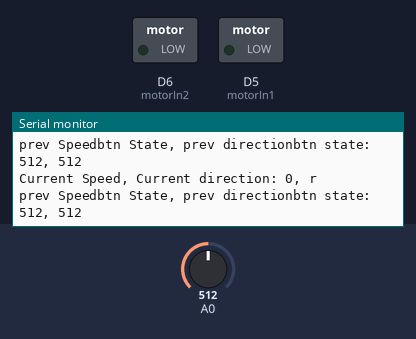
The sketch below on a simulated ESP8266 (NodeMCU). Parts: switched loads named in the sketch (green lamp = pin HIGH), the last lines printed to the serial monitor. The inputs (shaded band) are chosen by the test bench; at power-on: A0 = 512.

Above: at 1.2 s.
1.3 s: A0 set to 981
At 1.34 s:
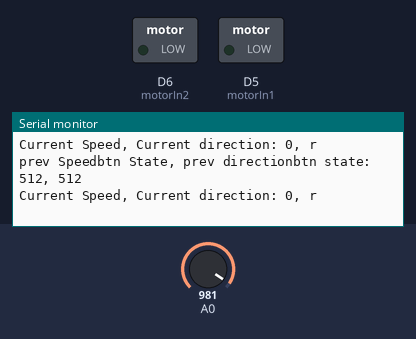
4.3 s: A0 set to 1007
At 4.34 s:
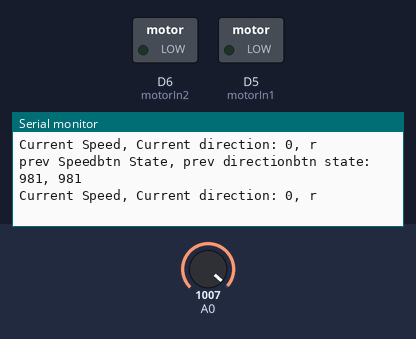
Timing chart, 0 to 7.3 s (numbered marks = the images above; inputs shaded):
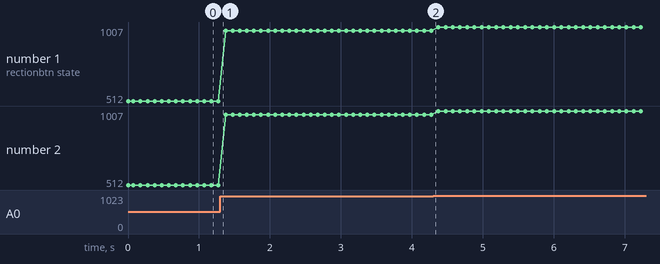

Measured:
- plotted number 1: 512 → 981 after the input at 1.3 s, 981 → 1007 after the input at 4.3 s
- plotted number 2: 512 → 981 after the input at 1.3 s, 981 → 1007 after the input at 4.3 s

The sketch:

Fan_button_code.ino
```cpp
// Ben Davis
// EECE4263 Embedded Systems
// Lab 02 -- Small motorized fan with button adjustment
//9-4-2019

/***************************************/
// system defines

#define motorIn1 D5                 // the one pin of the motor attach to pin 3 on L293D
#define motorIn2 D6                 // the another pin of the motor attach to pin 6 on L293D

const int btnPressed = 1023;        // abstracting the value of a button press for readability

const int directionbtn = D1;
const int speedbtn = D0;
int speedlvl = 0;                   // 0 = off, 1023 = fast, 700 = slow
char directionlvl = 'r';            // 'r' for clockwise, 'l' for counter-clockwise

// variables to help determine if button is pressed/held down .
int speedbtnState = 0;              // current button state
int prevSpeedbtnState = 0;          // last button state

int dirbtnState = 0;                // current button state
int prevDirbtnState = 0;            // last button state
/***************************************/

void setup()
{
  Serial.begin(9600);
  pinMode(motorIn1,OUTPUT); //initialize the motorIn1 pin as output
  pinMode(motorIn2,OUTPUT); //initialize the motorIn2 pin as output
  pinMode(directionbtn, INPUT);
  pinMode(speedbtn, INPUT);
}
/****************************************/

void loop()
{
  speedbtnState = analogRead(speedbtn);
  dirbtnState = analogRead(directionbtn);
  if((speedbtnState == btnPressed) && (dirbtnState == btnPressed)){ // first check to see if both buttons are pressed
    Serial.println("@@@@@@@ Both buttons pressed at the same time! @@@@@@@");
    speedlvl = 0;
    directionlvl = 'r';
  }
  else if((speedbtnState == btnPressed) && (prevSpeedbtnState != speedbtnState)){ // if button is pressed for multiple iterations, only first one matters
    /*Serial.print("Current Button State, Previous button State: ");
    Serial.print(speedbtnState);
    Serial.print(prevSpeedbtnState);
    Serial.println();
    delay(500);*/
    checkSpeedbtn();
    prevSpeedbtnState = speedbtnState;
  }

  else if((dirbtnState == btnPressed) && (prevDirbtnState != dirbtnState)){
    /*Serial.print("Current direction State, Prev dir state: ");
    Serial.print(dirbtnState);
    Serial.print(prevDirbtnState);
    Serial.println();
    delay(500);*/
    changeDirection();
    prevDirbtnState = dirbtnState;
  }


  go(directionlvl, speedlvl);
  Serial.print("Current Speed, Current direction: ");
  Serial.print(speedlvl);
  Serial.print(", ");
  Serial.print(directionlvl);
  Serial.println();
  prevSpeedbtnState = speedbtnState;
  prevDirbtnState = dirbtnState;
  Serial.print("prev Speedbtn State, prev directionbtn state: ");
  Serial.print(prevSpeedbtnState);
  Serial.print(", ");
  Serial.print(prevDirbtnState);
  Serial.println();

}
/****************************************/

//The function to drive motor & rotate clockwise
void clockwise(int Speed){
  analogWrite(motorIn1,Speed); //set the speed of motor
  analogWrite(motorIn2,0); //stop the motorIn2 pin of motor
}

//The function to drive motor & rotate counterclockwise
void counterclockwise(int Speed){
  analogWrite(motorIn1,0); //stop the motorIn1 pin of motor
  analogWrite(motorIn2,Speed); //set the speed of motor
}

// This function makes the motor 'go' according to speedlvl and directionlvl
void go(char dir, int spd){
  if(dir == 'l'){
    counterclockwise(spd);
  }
  else{
    clockwise(spd);
  }
}

// This function executes when directionbtn is pressed. Changes direction of motor rotation.
void changeDirection(){
  Serial.println("------------------ changeDirection function executing.");
  if(directionlvl == 'r'){              // if current direction is counter-clockwise, change to clockwise
    directionlvl = 'l';
    // Serial.println("Right --> Left");
  }
  else if(directionlvl == 'l'){         // if current direction is clockwise, change to counter-clockwise
    directionlvl = 'r';
    //Serial.println("Left --> Right");
  }
}

// This function executes when speedbtn is pressed. Changes to the next motor speed.
void checkSpeedbtn(){
  Serial.println("----------------------------- checkSpeedbtn function executing.");
  if(speedlvl == 0){
    //Serial.println("OFF --> FAST");
    speedlvl = 1023;
  }
  else if(speedlvl == 1023){
    //Serial.println("FAST --> SLOW");
    speedlvl = 700;
  }
  else if(speedlvl == 700){
    //Serial.println("SLOW --> OFF");
    speedlvl = 0;
  }
}
/****************************************/
```
